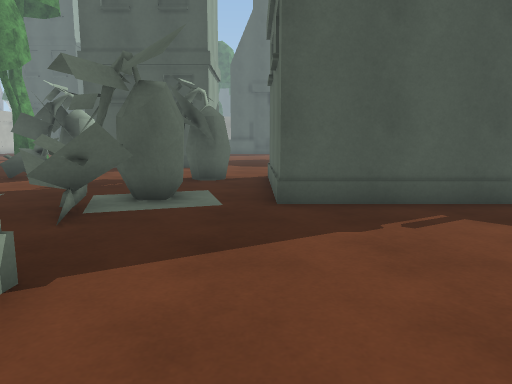
[1] (above)

24 first-person views from a walk through a 3-D level made in the Unity game engine. The camera is 1.2 m above the floor, tilts 8° down and sees 70° across. The floor is counted in squares, 1 m on a side. Each view is taken from the middle of a square. On the plan, view 1 faces up. The plan holds only what a view shows up to about 15 squares ahead; the rest is blank. The place goes on beyond the plan. The player is left out. Surface patterns are stand-ins for the level's own textures.

[2]
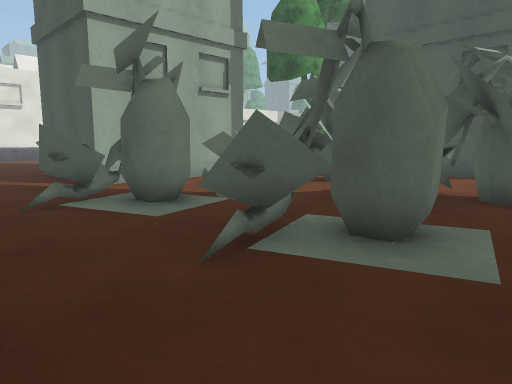

[3]
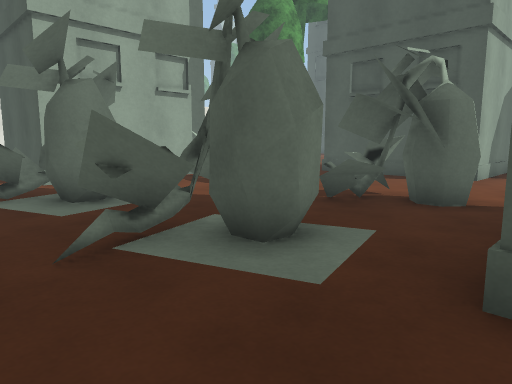

[4]
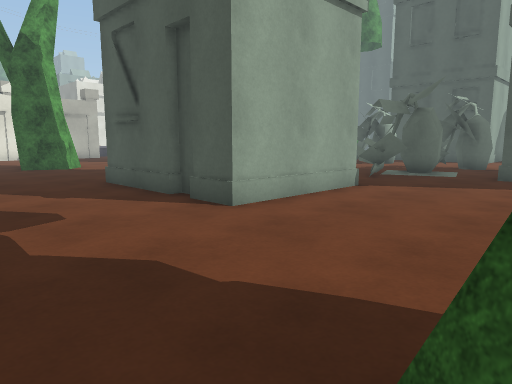

[5]
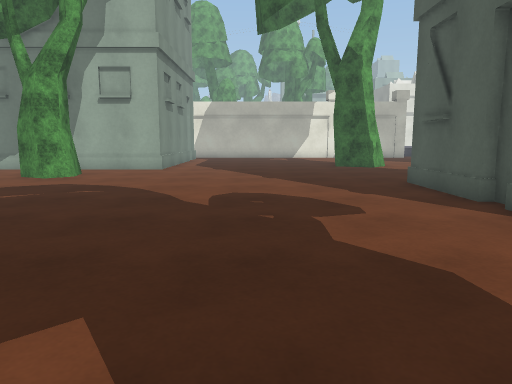

[6]
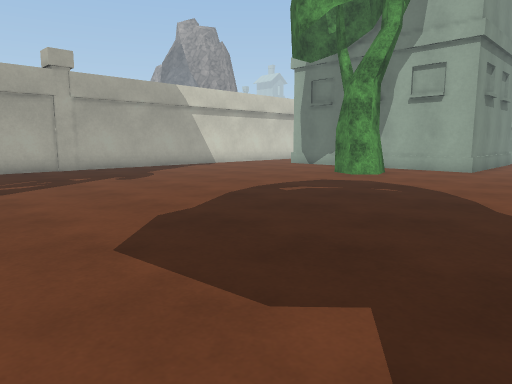

[7]
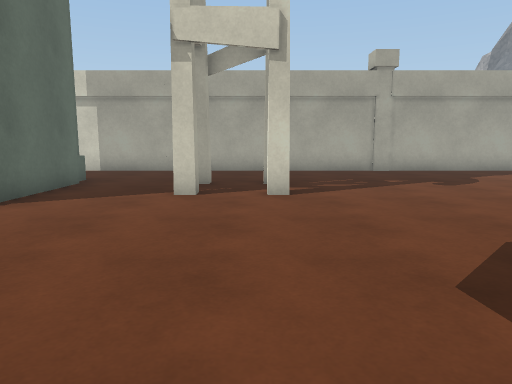

[8]
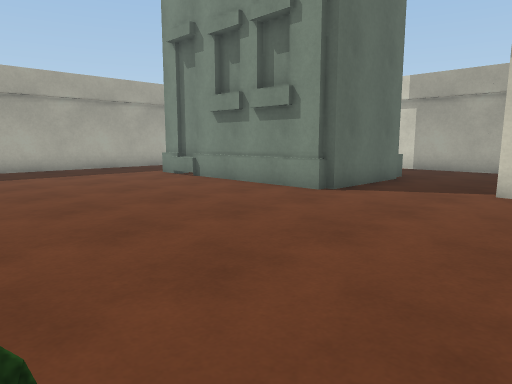

[9]
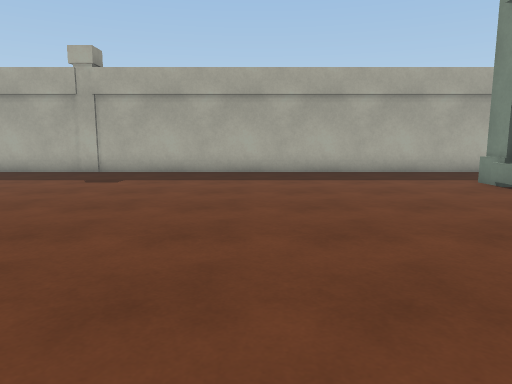

[10]
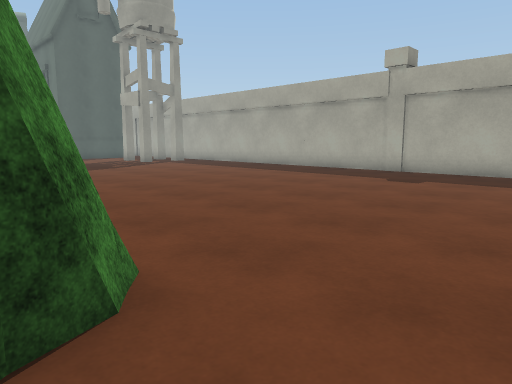

[11]
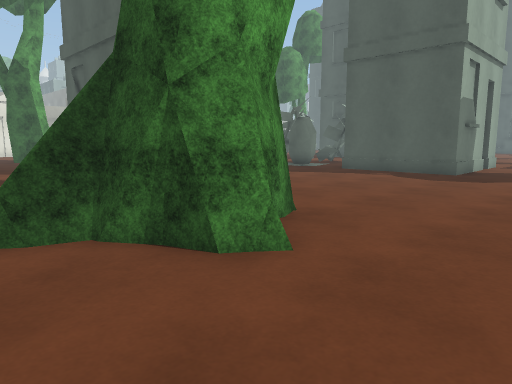

[12]
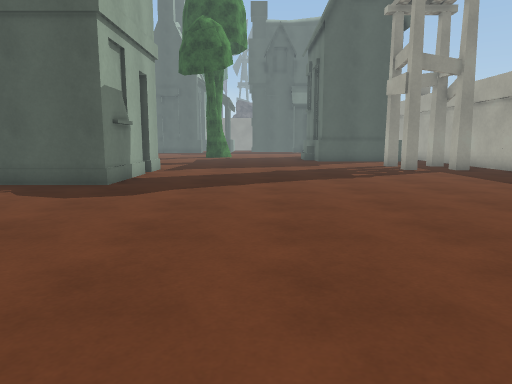

[13]
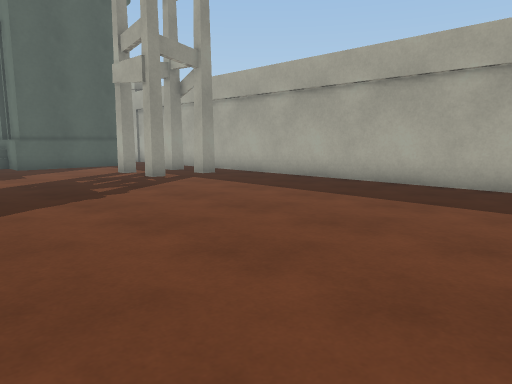

[14]
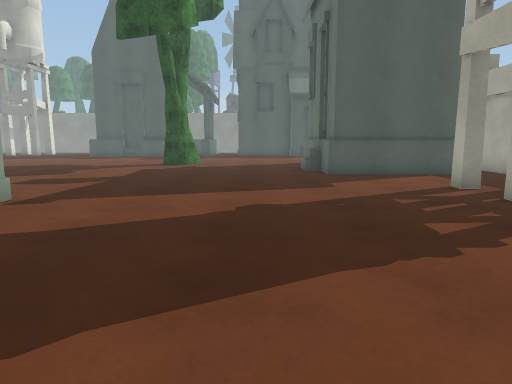

[15]
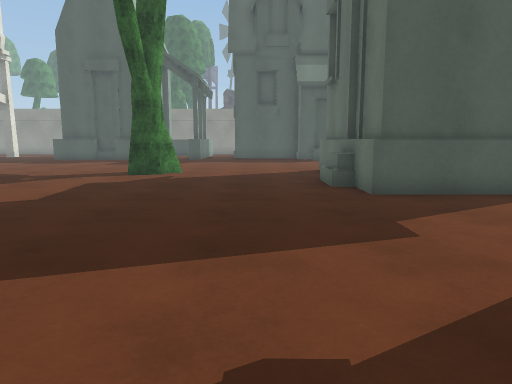

[16]
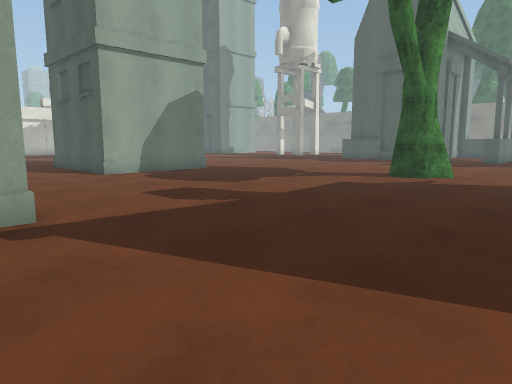

[17]
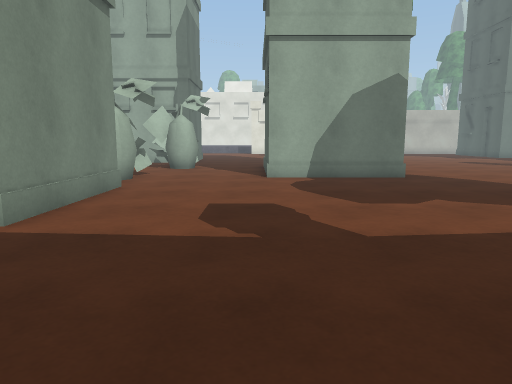

[18]
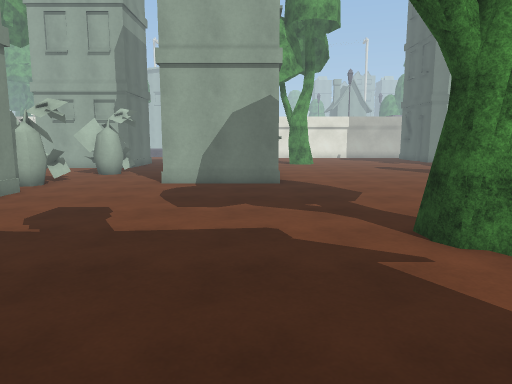

[19]
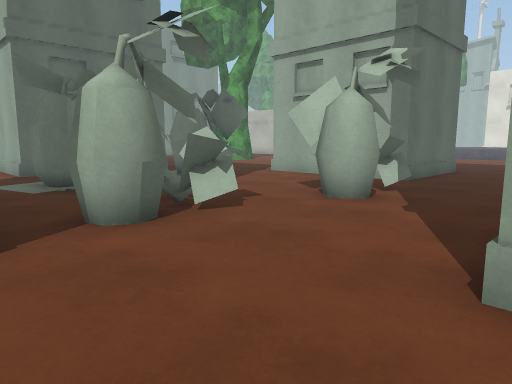

[20]
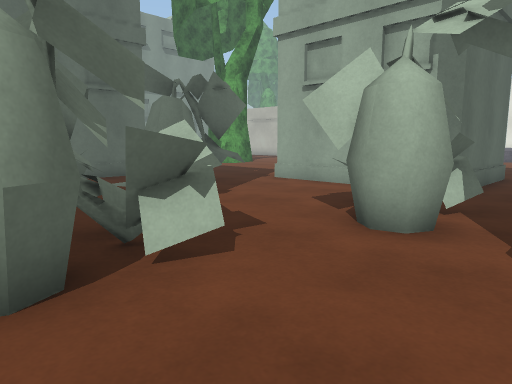

[21]
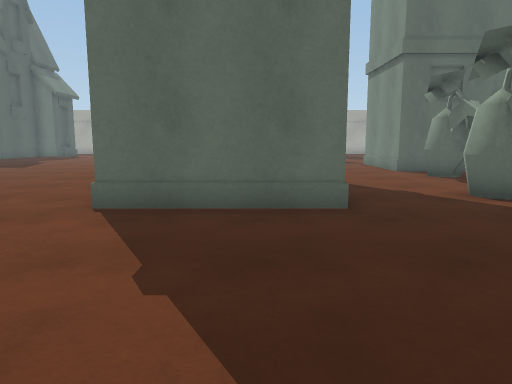

[22]
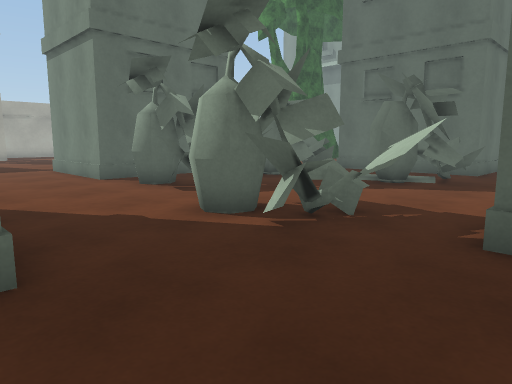

[23]
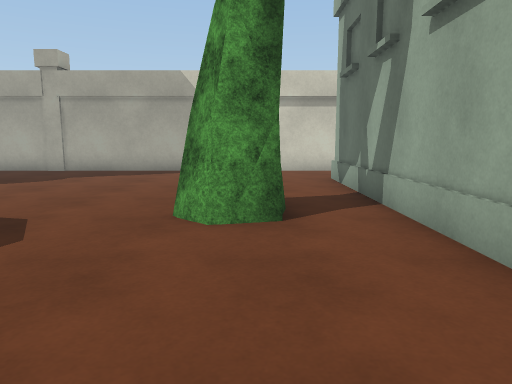

[24]
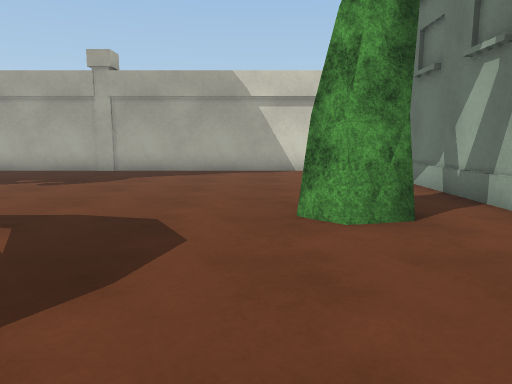

### Floor plan
Key: @ floor where view 1 was taken; # wall or solid block; x gap in a wall; . floor; / step, stairs or slope; H house; T tree; O other object.
Columns run from 14 left of view 1 to 19 right of it. Each row starts with its distance up from view 1.
 25          ..........  ......H
 24         ............#T.....H
 23        .............T#.....H
 22      ......................H
 21     .. #   H#............./H
 20   ....H     #............./H     #
 19   ....H     #..............H     #
 18 . ....H     #..............HHHHH.#
 17   ....H     #....................
 16   .....HHHHHH....................
 15    .............................
 14 .............................#x#
 13 ......OOOO.....................#
 12 #####OOOO..OOOH#####.........#.###
 11     #OOOO.OOOOH    #.............#
 10     #.....OO.OH    #.............#
  9     #.........H    H.............#
  8     #.O...OOO.H    H.............#
  7 #####.OOO.OOOOH#####.............#
  6 ......OOO.OOO....................#
  5  .....OO...O.....................#
  4    .. ...........................#
  3       ####  #....................#
  2       H     #....................#
  1       H     #....................#
  0   ..  H     #.@..................#
 -1 T.....H  ####.... ...............#
 -2 #......HHH.H ....  #.............#
 -3 .................  #.............#
 -4   ...............T #T............#
 -5   ...............TT##............#
 -6   .............. .#..............#
 -7   ...............................#
 -8   ...............................#
 -9 .................................#
-10 HHH..............................#
-11  ##..............................#
-12  ##.T#...........................#
-13  ##.#T.................HHHHHHH...#
-14  ##.##................#HHHHHHHH..#
-15  #H.............###...#         .#
-16  #H. ........... ##...#          #
-17  #H. ........... ###..#
-18  #H. .............. ..H
-19  H.. .............. ...
-20   .. .............. ....
-21  .......................
-22  ########################

Where each view was taken, in squares from view 1:
view 1: 0 up, 0 right, facing up
view 2: 3 up, 0 right, facing up-left
view 3: 4 up, 1 right, facing up-left
view 4: 6 down, 3 right, facing up-left
view 5: 6 down, 3 right, facing left
view 6: 6 down, 3 right, facing down-left
view 7: 7 down, 3 right, facing down
view 8: 6 down, 3 right, facing down-right
view 9: 7 down, 5 right, facing right
view 10: 7 down, 5 right, facing up-right
view 11: 7 down, 9 right, facing up-left
view 12: 3 down, 9 right, facing up
view 13: 1 up, 9 right, facing up-right
view 14: 5 up, 10 right, facing up
view 15: 10 up, 10 right, facing up
view 16: 11 up, 11 right, facing up-left
view 17: 16 up, 10 right, facing left
view 18: 20 up, 12 right, facing left
view 19: 17 up, 1 right, facing down-left
view 20: 15 up, 1 left, facing down-left
view 21: 18 up, 14 left, facing right
view 22: 17 up, 11 left, facing down-right
view 23: 7 down, 10 left, facing down
view 24: 7 down, 8 left, facing down
